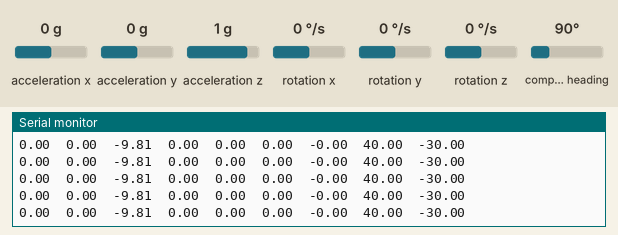
Recording of a sketch running on a simulated Arduino Uno, built with avr-gcc and run on an emulated ATmega328P. Shown: the last lines printed to the serial monitor. The inputs (shaded band) are chosen by the test bench; at power-on: acceleration z 1 g, acceleration x 0 g, acceleration y 0 g, rotation x 0 °/s, rotation y 0 °/s, rotation z 0 °/s, compass heading 90°. No radio packets arrive unless stated.

Above: at 9.2 s.
9.3 s: acceleration z set to 0.2 g
At 9.45 s:
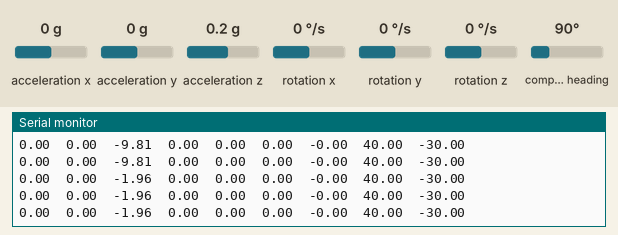
12.3 s: acceleration z set to -0.1 g
At 12.4 s:
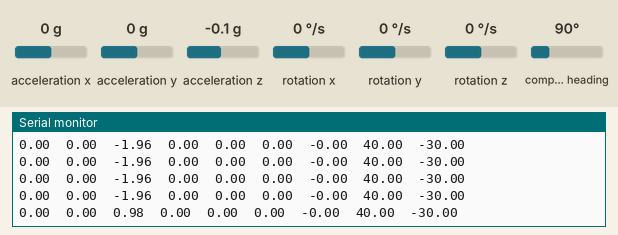
Timing chart, 0 to 15.3 s (numbered marks = the images above; inputs shaded):
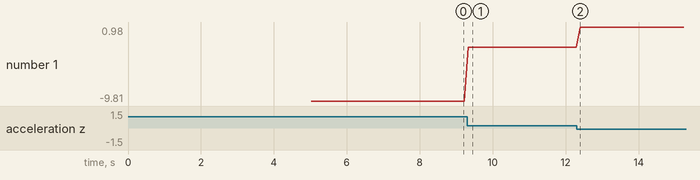

The sketch:

Teensy_Transmit_IMU_Data.ino
```cpp
#include "MPU9250.h"
#include <SPI.h>
#include <nRF24L01.h>
#include <RF24.h>

#define CE_PIN   7
#define CSN_PIN 8

const byte numSlaves = 2;
// each slave needs a different address
const byte slaveAddress[numSlaves][5] =
{
  {'R', 'x', 'A', 'A', 'A'},
  {'R', 'x', 'A', 'A', 'B'}
};

RF24 radio(CE_PIN, CSN_PIN); // Create a Radio
// an MPU9250 object with the MPU-9250 sensor on SPI bus 0 and chip select pin 10
MPU9250 IMU(SPI, 10);
int status;
float axb, ayb, azb, axs, ays, azs,
      aX, aY, aZ, gX, gY, gZ,
      gxb, gyb, gzb, mX, mY, mZ = 0;


int ackData[2] = { -1, -1}; // to hold the two values coming from the slave
float sendData[100];
bool radio_result;

void printData()
{
  // Print data
  Serial.print(sendData[0]); Serial.print('\t');
  Serial.print(sendData[1]); Serial.print('\t');
  Serial.print(sendData[2]); Serial.print('\t');
  Serial.print(sendData[3]); Serial.print('\t');
  Serial.print(sendData[4]); Serial.print('\t');
  Serial.print(sendData[5]); Serial.print('\t');
  Serial.print(sendData[6]); Serial.print('\t');
  Serial.print(sendData[7]); Serial.print('\t');
  Serial.println(sendData[8]);
}

void setup()
{
  // Establish Serial Communication
  Serial.begin(115200);
  Serial.println("-------------[ SERIAL COMMUNICATION ESTABLISHED ]-------------\n");
  Serial.println("-------------[ CHECKING IMU ]-------------\n");

  // Check if IMU is operational
  status = IMU.begin();
  if (status < 0) {
    Serial.println("IMU initialization unsuccessful");
    Serial.println("Check IMU wiring or try cycling power");
    Serial.print("Status: ");
    Serial.println(status);
    while (1) {}
  }
  else
  {
    Serial.println("-------------[ IMU IS OPERATIONAL ]-------------\n");
  }

  if (radio.begin())
  {
    radio.setDataRate( RF24_250KBPS );
    radio.setPALevel(RF24_PA_MIN);
    radio.enableAckPayload();
    radio.setRetries(3, 5); // delay, count
    radio.printDetails();
    delay(5000);
    // radio.openWritingPipe(slaveAddress); -- moved to loop()
    Serial.println("-------------[ RF COMMUNICATION ESTABLISHED ]-------------\n");
  }
  else
  {
    Serial.println("-------------[ RF COMMUNICATION FAILED ]-------------\n");
  }

}

void loop()
{
  // Iterate through slave devices in RF mesh
  for (int i = 0; i < numSlaves; i++)
  {
    // Read IMU Data
    IMU.readSensor();
    aX = (IMU.getAccelX_mss());
    aY = (IMU.getAccelY_mss());
    aZ = (IMU.getAccelZ_mss());
    gX = (IMU.getGyroX_rads());
    gY = (IMU.getGyroY_rads());
    gZ = IMU.getGyroZ_rads();
    mX = (IMU.getMagX_uT());
    mY = (IMU.getMagY_uT());
    mZ = (IMU.getMagZ_uT());

    // Store IMU data
    sendData[0] = aX;
    sendData[1] = aY;
    sendData[2] = aZ;
    sendData[3] = gX;
    sendData[4] = gY;
    sendData[5] = gZ;
    sendData[6] = mX;
    sendData[7] = mY;
    sendData[8] = mZ;

    // open the writing pipe with the address of a slave
    radio.stopListening();


    // Only one pipe can be open at once, but you can change the pipe you'll listen to.
    // Do not call this while actively listening.
    // Remember to stopListening() first.
    radio.openWritingPipe(slaveAddress[i]);


    radio_result = radio.write( &sendData, sizeof(sendData) );

    if (radio_result)
    {
      printData();
      if ( radio.isAckPayloadAvailable() )
      {
        //printData();
        radio.read(&ackData, sizeof(ackData));
      }
      else
      {
        //Serial.println("Acknowledge but no data ");
      }
    }
    else
    {
      Serial.println("Transmission failed");
    }
    //acknowledge_Data();
    //Serial.println();

  } // End of 'for(int i = 0; i < number_Slaves; i++)'
  delay(100);
}
```

Measured:
- after the input at 9.3 s, the serial monitor: prints a new line at once (image 1)
- after the input at 12.3 s, the serial monitor: prints a new line after 0.10 s (image 2)
- plotted number 1: -9.81 → -1.96 after the input at 9.3 s, -1.96 → 0.98 after the input at 12.3 s
